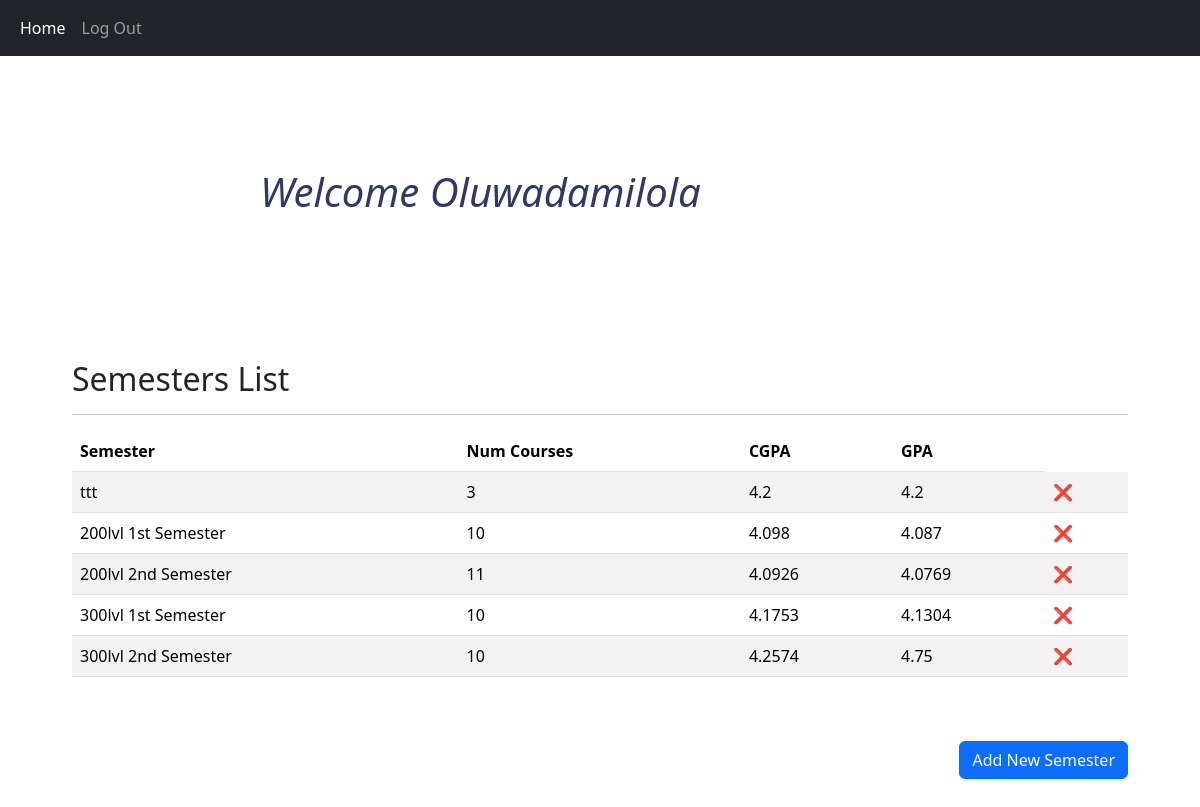
The page /your-page (signed in) on the database its author committed.
### main.py (models this page shows)
class User(UserMixin, db.Model):
    __tablename__ = "users"
    id = db.Column(db.Integer, primary_key=True)
    email = db.Column(db.String(100), unique=True)
    password = db.Column(db.String(100))
    name = db.Column(db.String(1000))
    semesters = relationship("Semester", back_populates="student")

class Semester(db.Model):
    __tablename__ = "semesters"
    id = db.Column(db.Integer, primary_key=True)
    semester_name = db.Column(db.String(1000))
    date_added = db.Column(db.String(250), nullable=False)
    gpa = db.Column(db.Float)
    num_courses = db.Column(db.Integer)
    course_units_sum = db.Column(db.Integer)
    grades_units_total = db.Column(db.Integer)
    present_cgpa = db.Column(db.Float)
    student_id = db.Column(db.Integer, db.ForeignKey("users.id"))
    student = relationship("User", back_populates="semesters")

### main.py (the view)
@app.route('/your-page', methods=['GET','POST'])
@login_required
def user_page():
    for semester in current_user.semesters:
        if semester.semester_name=='Untitled':
            db.session.delete(semester)
            db.session.commit()
    return render_template("your-page.html", current_user=current_user,logged_in=current_user.is_authenticated)

### main.py (called while the page is built)
@login_manager.user_loader
def load_user(user_id):
    return User.query.get(int(user_id))

### templates/your-page.html (shortened to what this page needs)
<!doctype html>
<html lang="en" data-bs-theme="auto" xmlns="http://www.w3.org/1999/html">
  <head>
    <link href="https://cdn.jsdelivr.net/npm/bootstrap@5.3.1/dist/css/bootstrap.min.css" rel="stylesheet">
    <link rel="stylesheet" href="https://cdn.jsdelivr.net/npm/@docsearch/css@3">
    <link href="{{ url_for('static', filename='css/styles.css')}}" rel="stylesheet">
  </head>
  <body>
<header data-bs-theme="dark">
  <nav class="navbar navbar-expand-md navbar-dark fixed-top bg-dark">
    <div class="container-fluid">
      <div class="navbar-collapse collapse" id="navbarCollapse" style="">
        <ul class="navbar-nav me-auto mb-2 mb-md-0">
          <li class="nav-item">
            <a class="nav-link active" aria-current="page" href="{{ url_for('home') }}">Home</a>
          </li>
          <li class="nav-item">
            <a class="nav-link" href="{{ url_for('logout') }}">Log Out</a>
          </li>
        </ul>
      </div>
    </div>
  </nav>
</header>
<div style="margin:6vw;">
<div class="overlay">
    <div class="container">
      <div class="row">
        <div class="col-lg-8 col-md-10 mx-auto" style="margin-top:3rem;margin-bottom:5rem;">
          <div class="page-heading">
            <h1 style="font-style:italic; color:#313866">Welcome {{ current_user.name.split(" ")[0] }}</h1>
          </div>
        </div>
      </div>
    </div>
    </div>
{% if current_user.semesters: %}
<div class="row">
</div>
  <h2 class="mt-4">Semesters List</h2>
  <hr>
<div class="table-responsive-sm">
<table class="table table-striped">
  <thead>
    <tr>
      <th scope="col">Semester</th>
      <th scope="col">Num Courses</th>
      <th scope="col">CGPA</th>
      <th scope="col">GPA</th>
    </tr>
  </thead>
  <tbody>
  {% for semester in current_user.semesters: %}
    <tr>
      <td>{{ semester.semester_name }}</td>
      <td>{{ semester.num_courses }}</td>
      <td>{{ semester.present_cgpa }}</td>
      <td>{{ semester.gpa }}</td>
      <td><a href="{{url_for('delete_semester', semester_id=semester.id) }}" style="text-decoration:none">❌</a></td>
    </tr>
    {% endfor %}
  </tbody>
</table>
</div>
  {% endif %}
<div style="text-align:right;">
{% if current_user.semesters: %}
<a href="{{ url_for('add_new_course') }}" ><button class="btn btn-primary" style="margin-top:3rem;" type="button">Add New Semester</button></a>
{% else: %}
  <p style="margin-top:3rem;">Add semester results to automatically calculate your CGPA and visualise your progress!<a href="{{ url_for('add_new_course') }}" ><button class="btn btn-primary" style="margin:1rem;" type="button">Add New Semester</button></a></p>
{% endif %}
  </div>
  </div>
    </body>
</html>

### static/css/styles.css (style rules this page uses)
body { padding-top: 3rem; padding-bottom: 3rem; color: rgb(var(--bs-tertiary-color-rgb)); }

### rows shown on the page
User: name "Oluwadamilola"
Semester: semester_name "ttt", num_courses "3", present_cgpa "4.2", gpa "4.2"
Semester: semester_name "200lvl 1st Semester", num_courses "10", present_cgpa "4.098", gpa "4.087"
Semester: semester_name "200lvl 2nd Semester", num_courses "11", present_cgpa "4.0926", gpa "4.0769"
Semester: semester_name "300lvl 1st Semester", num_courses "10", present_cgpa "4.1753", gpa "4.1304"
Semester: semester_name "300lvl 2nd Semester", num_courses "10", present_cgpa "4.2574", gpa "4.75"
